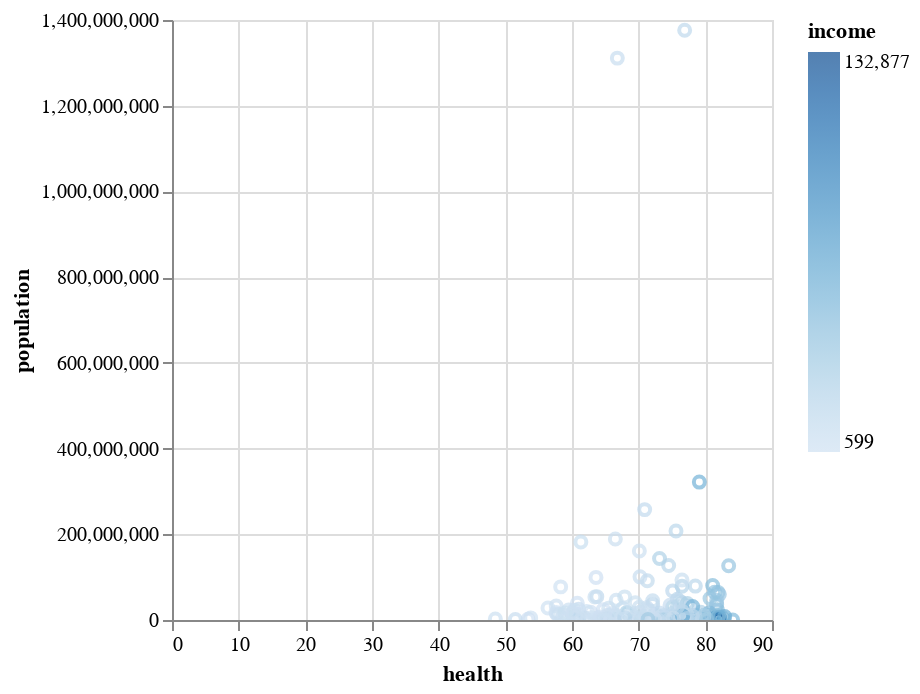

Here is the notebook cell this chart was saved with:
### Code cell
import altair as alt
alt.Chart(health_income_data).mark_point().encode(
    x = 'health',
    y = 'population',
    color = 'income'
).interactive()

### Figure 1 — Vega-Lite specification as saved in the notebook (floating-point values rounded to 4 significant figures; data arrays with more than 128 entries replaced by an {"elided": "..."} marker saying what was removed)
{"config": {"view": {"continuousWidth": 300, "continuousHeight": 300}}, "data": {"name": "data-7e3b7ef5d72a8470b0044710e8a24cca"}, "mark": {"type": "point"}, "encoding": {"color": {"field": "income", "type": "quantitative"}, "x": {"field": "health", "type": "quantitative"}, "y": {"field": "population", "type": "quantitative"}}, "params": [{"name": "param_1", "select": {"type": "interval", "encodings": ["x", "y"]}, "bind": "scales"}], "$schema": "https://vega.github.io/schema/vega-lite/v5.8.0.json", "datasets": {"data-7e3b7ef5d72a8470b0044710e8a24cca": {"elided": "187 records"}}}
